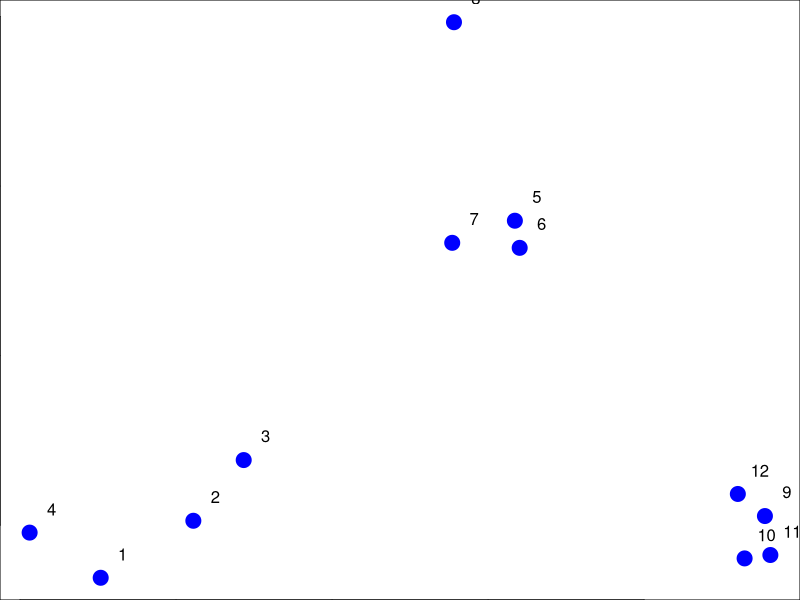
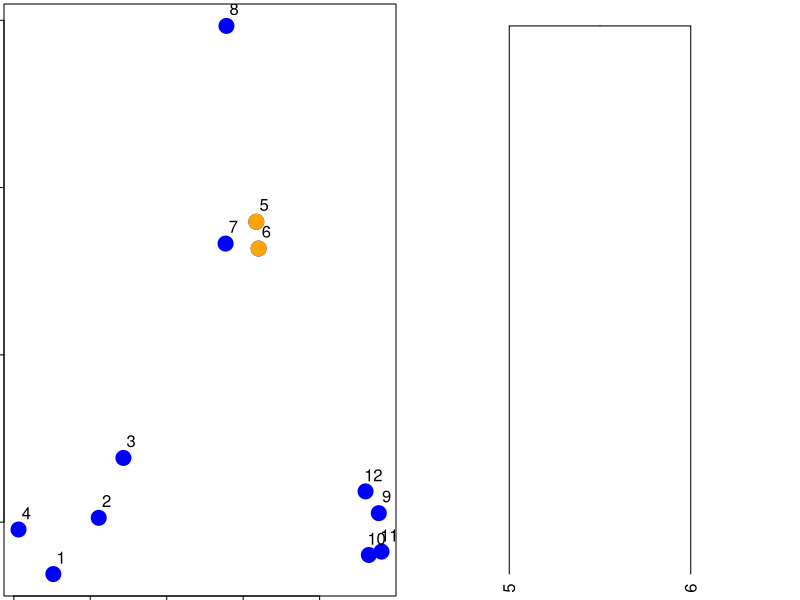
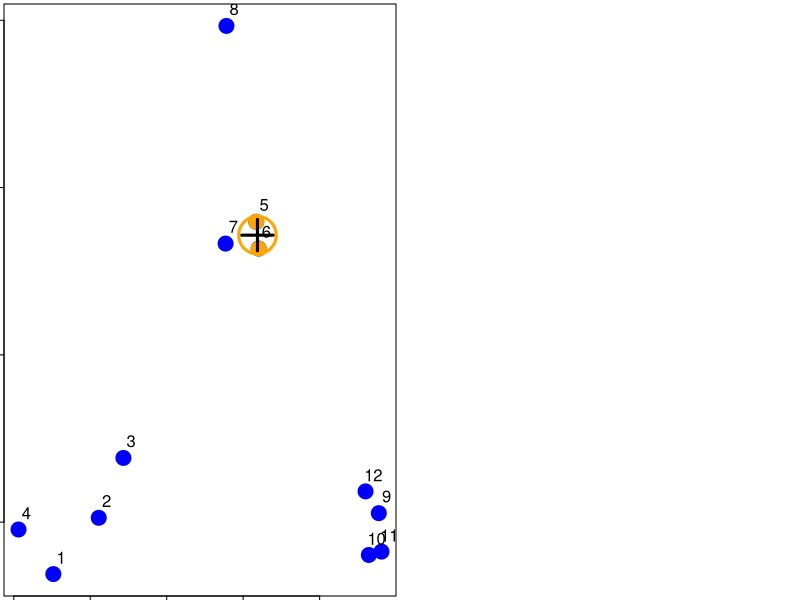
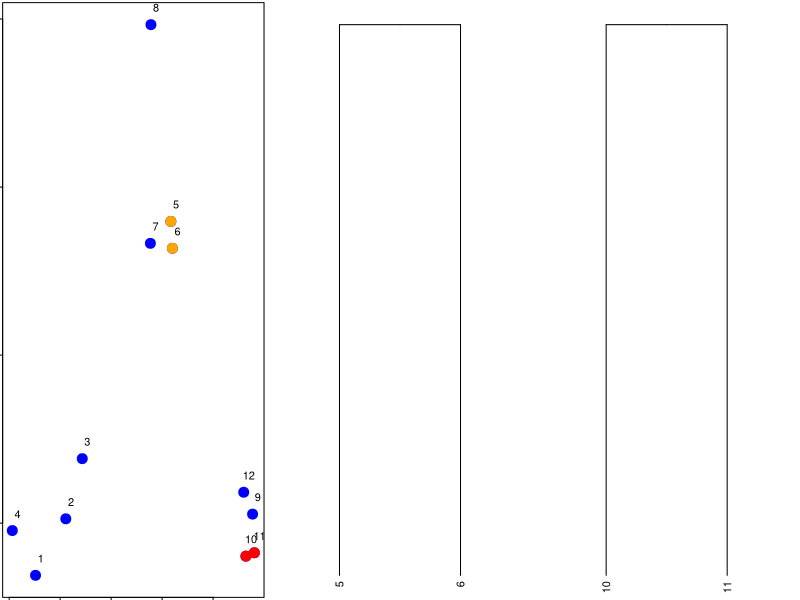
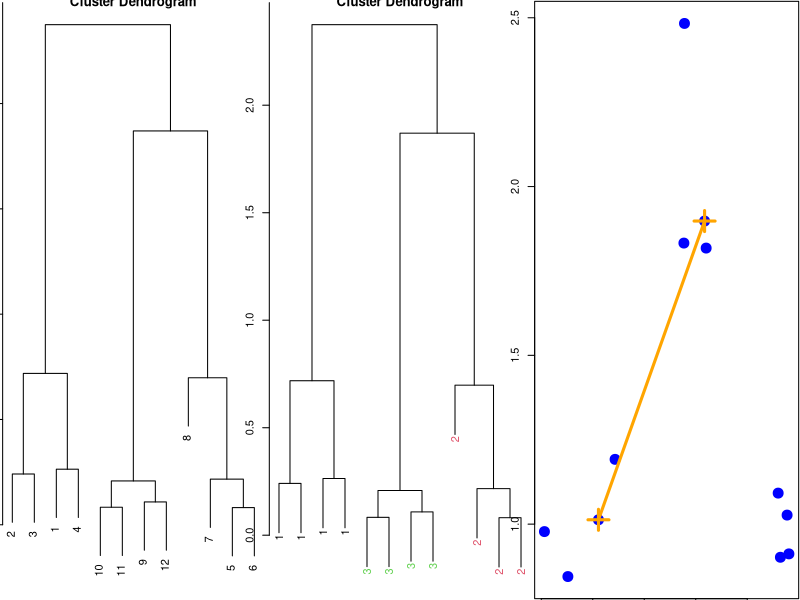
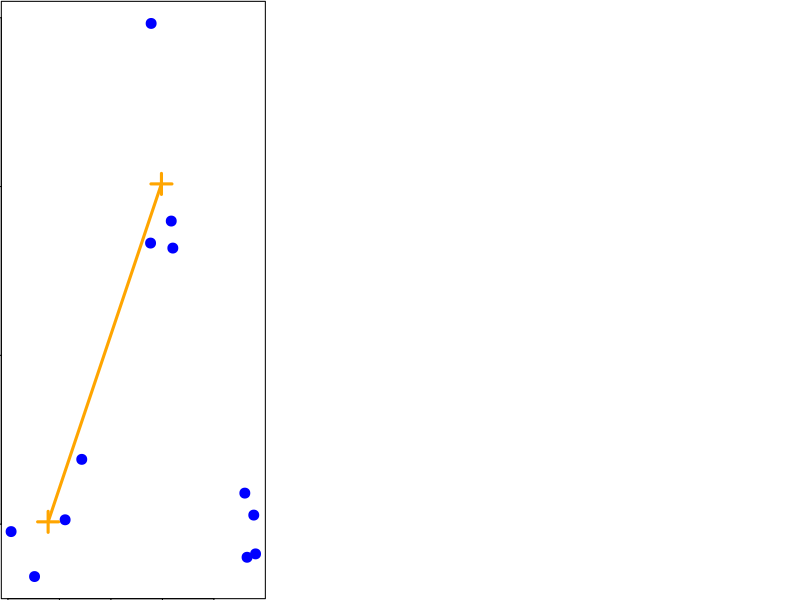
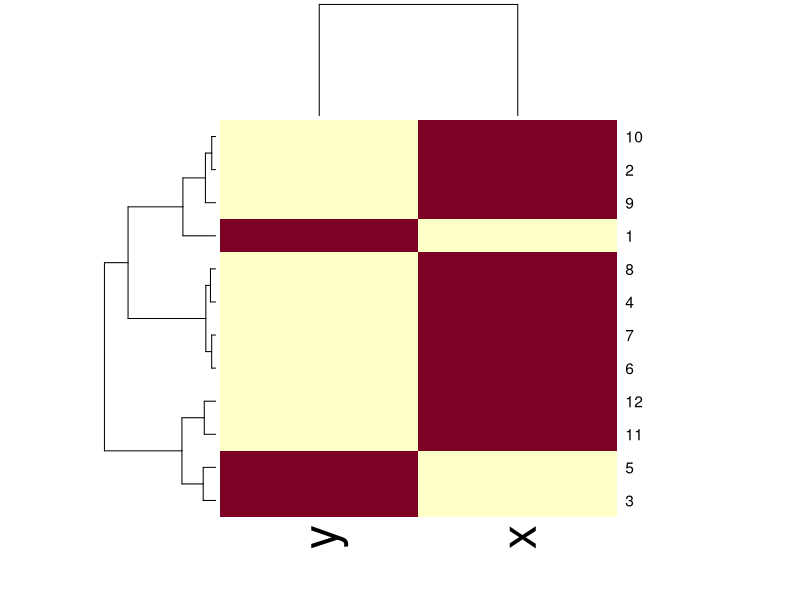

These figures' R source, in order:
## ---- chunk 1
set.seed(1234); par(mar=c(0,0,0,0))
x <- rnorm(12,mean=rep(1:3,each=4),sd=0.2)
y <- rnorm(12,mean=rep(c(1,2,1),each=4),sd=0.2)
plot(x,y,col="blue",pch=19,cex=2)
text(x+0.07,y+0.07,labels=as.character(1:12))
## ---- chunk 2
dataFrame <- data.frame(x=x,y=y)
dataFrame
dist(dataFrame)
## ---- chunk 3
suppressMessages(library(fields))
dataFrame <- data.frame(x=x,y=y)
rdistxy <- rdist(dataFrame)
diag(rdistxy) <- diag(rdistxy) + 1e5

# Find the index of the points with minimum distance
ind <- which(rdistxy == min(rdistxy),arr.ind=TRUE)
par(mfrow=c(1,2),mar=rep(0.2,4))
# Plot the points with the minimum overlayed
plot(x,y,col="blue",pch=19,cex=2)
text(x+0.05,y+0.05,labels=as.character(1:12))
points(x[ind[1,]],y[ind[1,]],col="orange",pch=19,cex=2)

# Make a cluster and cut it at the right height
distxy <- dist(dataFrame)
hcluster <- hclust(distxy)
dendro <- as.dendrogram(hcluster)
cutDendro <- cut(dendro,h=(hcluster$height[1]+0.00001) )
plot(cutDendro$lower[[11]],yaxt="n")
## ---- chunk 4
library(fields)
dataFrame <- data.frame(x=x,y=y)
rdistxy <- rdist(dataFrame)
diag(rdistxy) <- diag(rdistxy) + 1e5

# Find the index of the points with minimum distance
ind <- which(rdistxy == min(rdistxy),arr.ind=TRUE)
par(mar=rep(0.2,4))
# Plot the points with the minimum overlayed
plot(x,y,col="blue",pch=19,cex=2)
text(x+0.05,y+0.05,labels=as.character(1:12))
points(x[ind[1,]],y[ind[1,]],col="orange",pch=19,cex=2)
points(mean(x[ind[1,]]),mean(y[ind[1,]]),col="black",cex=3,lwd=3,pch=3)
points(mean(x[ind[1,]]),mean(y[ind[1,]]),col="orange",cex=5,lwd=3,pch=1)


## ---- chunk 5
library(fields)
dataFrame <- data.frame(x=x,y=y)
rdistxy <- rdist(dataFrame)
diag(rdistxy) <- diag(rdistxy) + 1e5

# Find the index of the points with minimum distance
ind <- which(rdistxy == rdistxy[order(rdistxy)][3],arr.ind=TRUE)
par(mfrow=c(1,3),mar=rep(0.2,4))
# Plot the points with the minimum overlayed
plot(x,y,col="blue",pch=19,cex=2)
text(x+0.05,y+0.05,labels=as.character(1:12))
points(x[c(5,6)],y[c(5,6)],col="orange",pch=19,cex=2)
points(x[ind[1,]],y[ind[1,]],col="red",pch=19,cex=2)

# Make dendogram plots
distxy <- dist(dataFrame)
hcluster <- hclust(distxy)
dendro <- as.dendrogram(hcluster)
cutDendro <- cut(dendro,h=(hcluster$height[2]) )
plot(cutDendro$lower[[10]],yaxt="n")
plot(cutDendro$lower[[5]],yaxt="n")

## ---- chunk 6
dataFrame <- data.frame(x=x,y=y)
distxy <- dist(dataFrame)
hClustering <- hclust(distxy)
plot(hClustering)
## ---- chunk 7
myplclust <- function( hclust, lab=hclust$labels, lab.col=rep(1,length(hclust$labels)), hang=0.1,...){
   ## Modifiction de plclust para traçar hclust objetos * em cor *!
   ## Copyright Eva KF Chan 2009
   ## Argumentos:
   ## hclust: hclust object
   ## lab: um vetor de caracteres de rótulos das folhas da árvore
   ## lab.col: cor para os rótulos; NA = cor do primeiro plano do dispositivo padrão  
   ## hang: como em hclust & plclust
   ## Efeito colateral:
   ## Uma exibição de cluster hierárquico com rótulos de folhas coloridas.
  y <- rep(hclust$height,2); x <- as.numeric(hclust$merge)
  y <- y[which(x<0)]; x <- x[which(x<0)]; x <- abs(x)
  y <- y[order(x)]; x <- x[order(x)]
  plot( hclust, labels=FALSE, hang=hang, ... )
  text( x=x, y=y[hclust$order]-(max(hclust$height)*hang),
        labels=lab[hclust$order], col=lab.col[hclust$order], 
        srt=90, adj=c(1,0.5), xpd=NA, ... )
}

## ---- chunk 8
dataFrame <- data.frame(x=x,y=y)
distxy <- dist(dataFrame)
hClustering <- hclust(distxy)
myplclust(hClustering,lab=rep(1:3,each=4),lab.col=rep(1:3,each=4))
## ---- chunk 9
dataFrame <- data.frame(x=x,y=y)
par(mar=rep(0.1,4))
plot(x,y,col="blue",pch=19,cex=2)
points(x[5],y[5],col="orange",pch=3,lwd=3,cex=3)
points(x[2],y[2],col="orange",pch=3,lwd=3,cex=3)
segments(x[5],y[5],x[2],y[2],lwd=3,col="orange")
## ---- chunk 10
dataFrame <- data.frame(x=x,y=y)
par(mar=rep(0.1,4))
plot(x,y,col="blue",pch=19,cex=2)
points(mean(x[1:4]),mean(y[1:4]),col="orange",pch=3,lwd=3,cex=3)
points(mean(x[5:8]),mean(y[5:8]),col="orange",pch=3,lwd=3,cex=3)
segments(mean(x[1:4]),mean(y[1:4]),mean(x[5:8]),mean(y[5:8]),lwd=3,col="orange")

## ---- chunk 11
dataFrame <- data.frame(x=x,y=y)
set.seed(143)
dataMatrix <- as.matrix(dataFrame)[sample(1:12),]
heatmap(dataMatrix)
